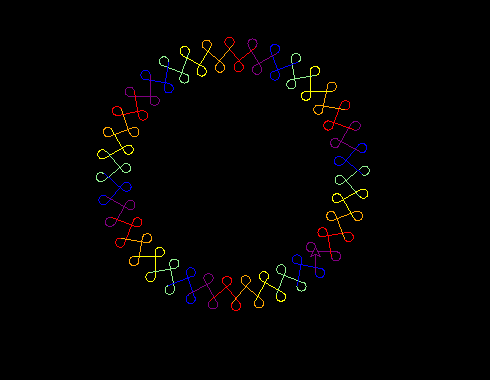

Python code for this plot:
#Program to draw 36 pattern design.
#Project name: Breakfast plate
#writen by Siddharth Singh Chouhan
#City - Damoh
#Country- INDIA
import turtle

#my screen s and turtle t
s = turtle.Screen()
t = turtle.Turtle()
turtle.bgcolor("black")

#n = 36 means 36 patterns
n = 36

#colours
col = ["red","orange","yellow","light green","blue","purple"]
j = 0
t.pencolor("purple")
t.right(270)
t.forward(25)

#main loop to draw 36 patterns
for i in range(n):

    #for 1st circle
    for i in range(int((3 * n) / 4)):
        t.forward(0.8)
        t.left(360/ n)
    t.forward(25)

    #for 2nd circle
    for i in range(int((3 * n) / 4)):
        t.forward(0.8)
        t.right(360/ n)

    #for change colours
    t.pencolor(col[j])
    j = j + 1
    if (j >= 6 ):
        j = 0
    t.left(10)
    t.forward(25)

turtle.done()
